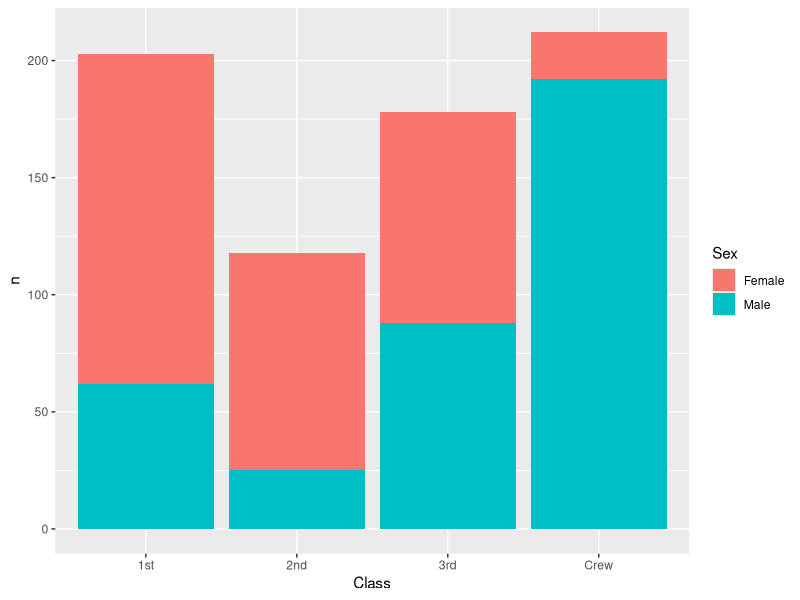
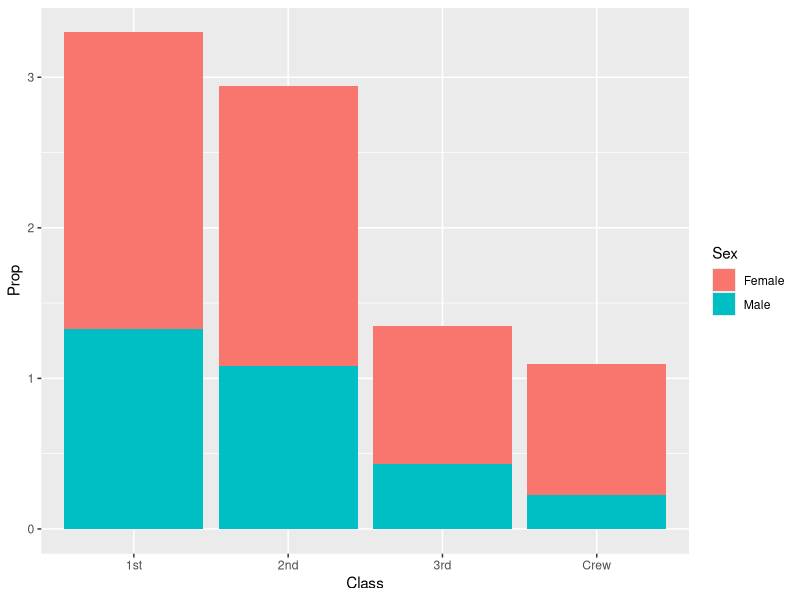
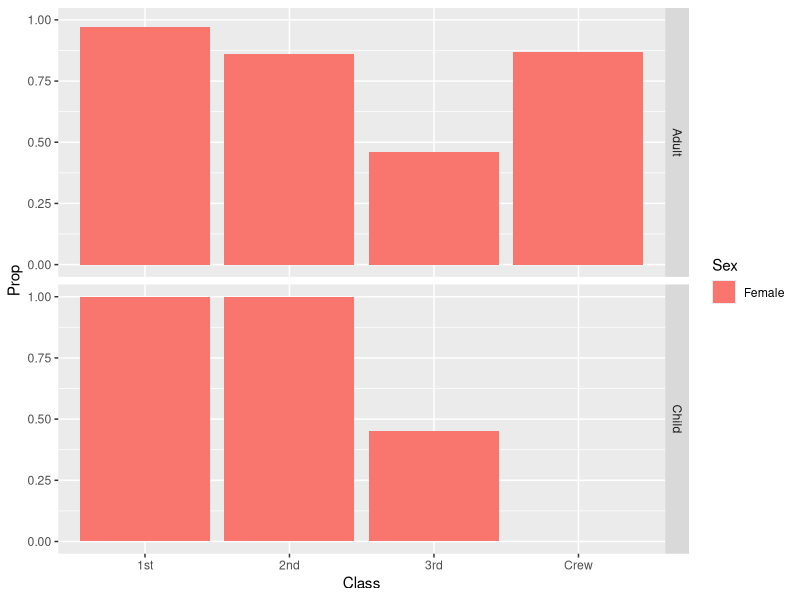
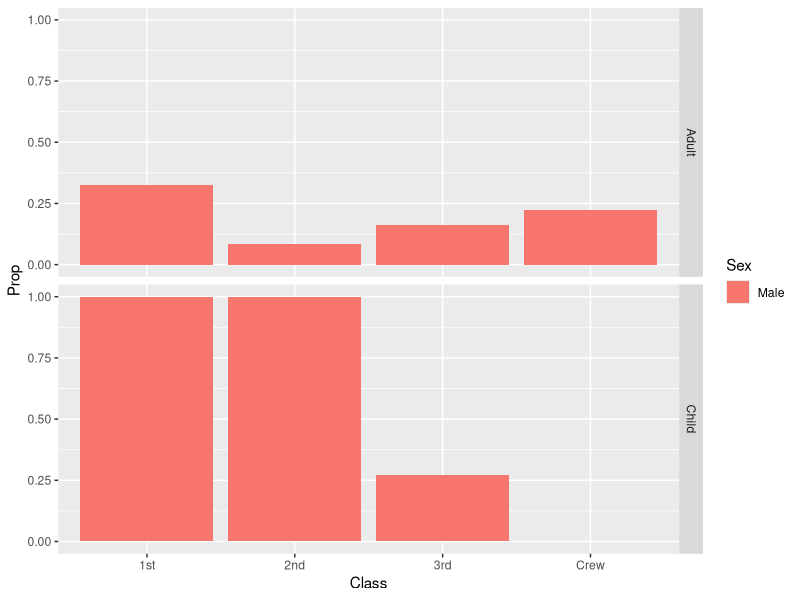

Write R code to recreate these figures, in order.
## ---- chunk 1
library(tidyverse)

df_titanic <- as_tibble(Titanic)
## ---- chunk 2
## TASK: Perform a `glimpse` of df_titanic
glimpse(df_titanic)
## ---- chunk 3
## NOTE: No need to edit! We'll cover how to
## do this calculation in a later exercise.
df_titanic %>% summarize(total = sum(n))
## ---- chunk 4
## TASK: Visualize counts against `Class` and `Sex`
df_titanic %>% 
  filter(Survived == "Yes") %>% 
  ggplot(aes(Class,n, fill= Sex))+geom_col()


## ---- chunk 5
## NOTE: No need to edit! We'll cover how to
## do this calculation in a later exercise.
df_prop <-
  df_titanic %>%
  group_by(Class, Sex, Age) %>%
  mutate(
    Total = sum(n),
    Prop = n / Total
  ) %>%
  ungroup()
df_prop
## ---- chunk 6
df_prop %>% 
  filter(Survived == "Yes") %>% 
  ggplot(aes(Class,Prop, fill= Sex))+geom_col()


## ---- chunk 7

df_prop %>% 
  filter(Survived == "Yes") %>%
  filter(Sex == "Female") %>% 
  ggplot(aes(Class,Prop, fill = Sex))+geom_col() + facet_grid(rows = "Age")
## ---- chunk 8
df_prop %>% 
  filter(Survived == "Yes") %>%
  filter(Sex == "Male") %>% 
  ggplot(aes(Class,Prop, fill = Sex))+geom_col() + facet_grid(rows = "Age")

